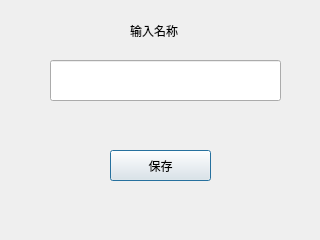
<?xml version="1.0" encoding="UTF-8"?>
<ui version="4.0">
 <class>Dialog_name_edit</class>
 <widget class="QDialog" name="Dialog_name_edit">
  <property name="windowModality">
   <enum>Qt::ApplicationModal</enum>
  </property>
  <property name="geometry">
   <rect>
    <x>0</x>
    <y>0</y>
    <width>320</width>
    <height>240</height>
   </rect>
  </property>
  <property name="windowTitle">
   <string>Dialog</string>
  </property>
  <widget class="QLineEdit" name="lineEdit">
   <property name="geometry">
    <rect>
     <x>50</x>
     <y>60</y>
     <width>231</width>
     <height>41</height>
    </rect>
   </property>
  </widget>
  <widget class="QPushButton" name="pushButton">
   <property name="geometry">
    <rect>
     <x>110</x>
     <y>150</y>
     <width>101</width>
     <height>31</height>
    </rect>
   </property>
   <property name="text">
    <string>保存</string>
   </property>
  </widget>
  <widget class="QLabel" name="label">
   <property name="geometry">
    <rect>
     <x>130</x>
     <y>20</y>
     <width>51</width>
     <height>21</height>
    </rect>
   </property>
   <property name="text">
    <string>输入名称</string>
   </property>
  </widget>
 </widget>
 <resources/>
 <connections/>
</ui>
